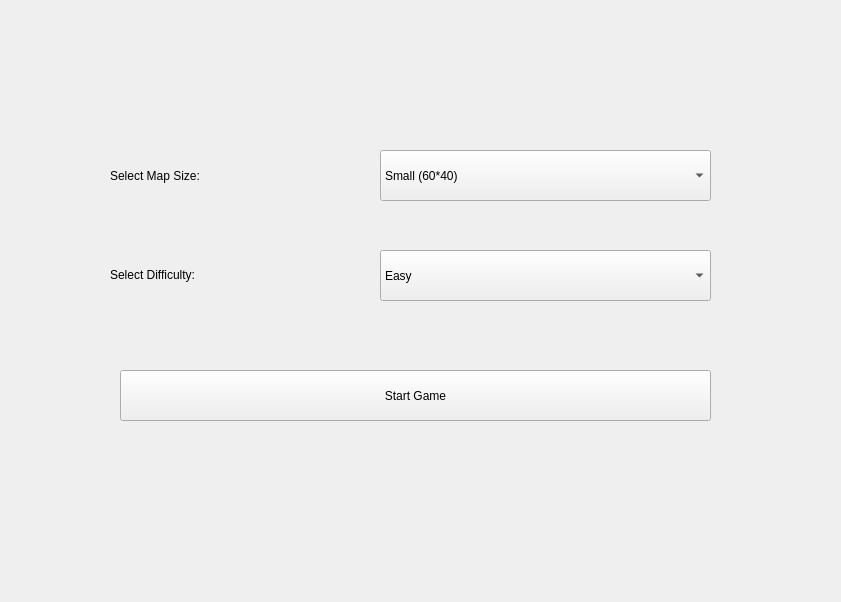
<?xml version="1.0" encoding="UTF-8"?>
<ui version="4.0">
 <class>StartMenu</class>
 <widget class="QWidget" name="StartMenu">
  <property name="geometry">
   <rect>
    <x>0</x>
    <y>0</y>
    <width>841</width>
    <height>602</height>
   </rect>
  </property>
  <property name="windowTitle">
   <string>Form</string>
  </property>
  <widget class="QLabel" name="label">
   <property name="geometry">
    <rect>
     <x>110</x>
     <y>150</y>
     <width>261</width>
     <height>51</height>
    </rect>
   </property>
   <property name="text">
    <string>Select Map Size:</string>
   </property>
  </widget>
  <widget class="QLabel" name="label_2">
   <property name="geometry">
    <rect>
     <x>110</x>
     <y>250</y>
     <width>251</width>
     <height>51</height>
    </rect>
   </property>
   <property name="text">
    <string>&lt;html&gt;&lt;head/&gt;&lt;body&gt;&lt;p&gt;Select Difficulty:&lt;/p&gt;&lt;/body&gt;&lt;/html&gt;</string>
   </property>
  </widget>
  <widget class="QComboBox" name="difficulty_select">
   <property name="geometry">
    <rect>
     <x>380</x>
     <y>250</y>
     <width>331</width>
     <height>51</height>
    </rect>
   </property>
   <item>
    <property name="text">
     <string>Easy</string>
    </property>
   </item>
   <item>
    <property name="text">
     <string>Normal</string>
    </property>
   </item>
   <item>
    <property name="text">
     <string>Hard</string>
    </property>
   </item>
  </widget>
  <widget class="QPushButton" name="start_game">
   <property name="geometry">
    <rect>
     <x>120</x>
     <y>370</y>
     <width>591</width>
     <height>51</height>
    </rect>
   </property>
   <property name="text">
    <string>Start Game</string>
   </property>
  </widget>
  <widget class="QComboBox" name="map_size_select">
   <property name="geometry">
    <rect>
     <x>380</x>
     <y>150</y>
     <width>331</width>
     <height>51</height>
    </rect>
   </property>
   <item>
    <property name="text">
     <string>Small (60*40)</string>
    </property>
   </item>
   <item>
    <property name="text">
     <string>Middle (90*50)</string>
    </property>
   </item>
   <item>
    <property name="text">
     <string>Big (120*60)</string>
    </property>
   </item>
  </widget>
 </widget>
 <resources/>
 <connections/>
</ui>
